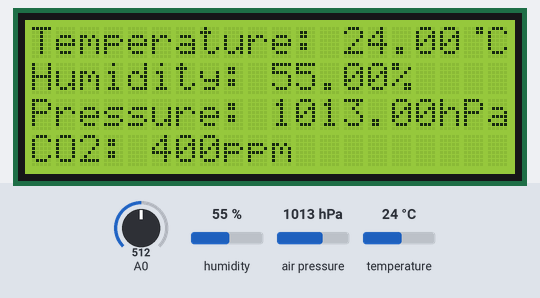
The sketch below on a simulated Arduino Uno, built with avr-gcc and run on an emulated ATmega328P. On the bench: 20×4 character LCD. The test bench sets the inputs (shaded band); at power-on: humidity 55 %, air pressure 1013 hPa, A0 = 512, temperature 24 °C.

Above: at 6.7 s.
6.8 s: humidity set to 22 %
At 19.2 s:
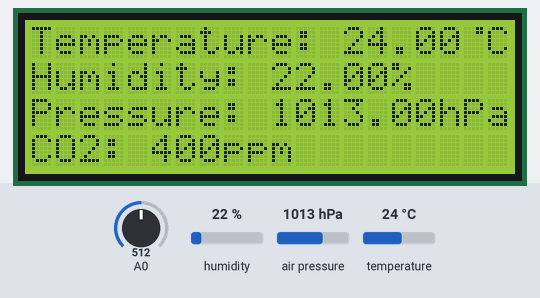
19.7 s: air pressure set to 952 hPa
At 31.5 s:
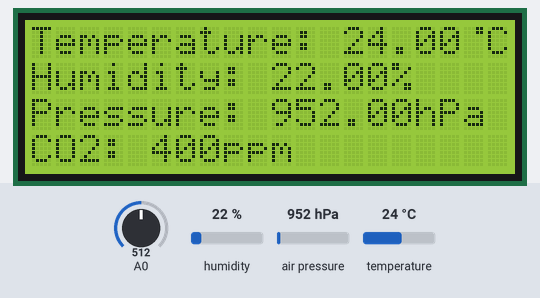
31.8 s: A0 set to 716
At 43.6 s:
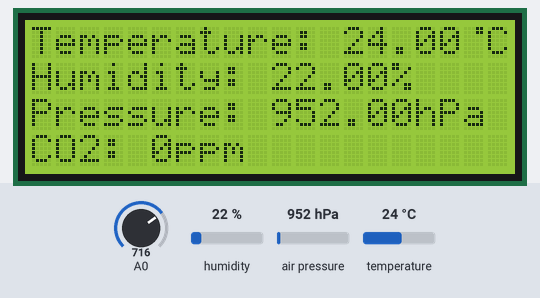
43.9 s: temperature set to 12 °C
At 55.7 s:
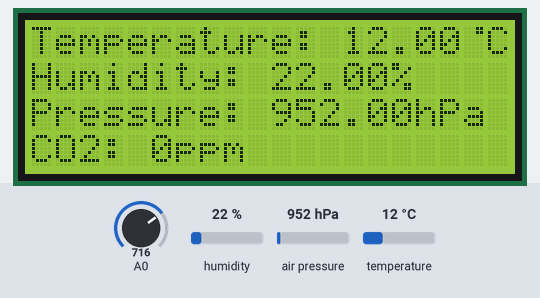
56.0 s: air pressure set to 975 hPa
At 66.9 s:
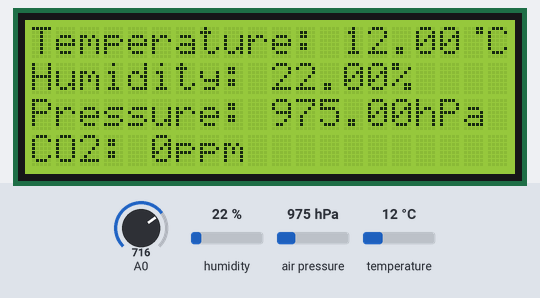
68.1 s: A0 set to 992
At 79.2 s:
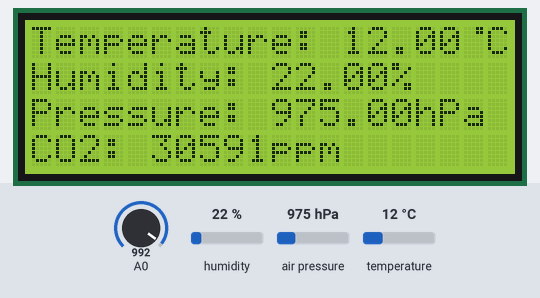
Timing chart, 0 to 80.7 s (numbered marks = the images above; inputs shaded):
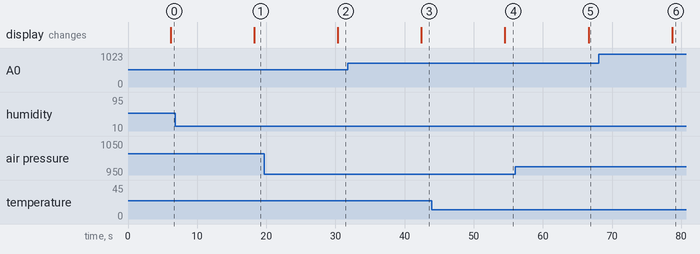

Measured:
- after the input at 6.8 s, the display: changes after 11.5 s (image 1)
- after the input at 19.7 s, the display: changes after 10.7 s (image 2)
- after the input at 31.8 s, the display: changes after 10.6 s (image 3)
- after the input at 43.9 s, the display: changes after 10.6 s (image 4)
- after the input at 56.0 s, the display: changes after 10.6 s (image 5)
- after the input at 68.1 s, the display: changes after 10.6 s (image 6)

The sketch:

WetterStation.ino
```cpp
#include <LiquidCrystal_I2C.h>
#include <Adafruit_BMP085.h>
#include <Wire.h>
#include <DHT.h>
#include "CO2Sensor.h"
#define DHTPIN 2          // Hier die Pin Nummer eintragen wo der Sensor angeschlossen ist
#define DHTTYPE DHT22

// You will need to create an SFE_BMP180 object, here called "pressure":

Adafruit_BMP085 pressure;
CO2Sensor co2Sensor(A0, 0.99, 100);
#define ALTITUDE 1655.0 // Altitude of SparkFun's HQ in Boulder, CO. in meters
DHT dht(DHTPIN, DHTTYPE);
LiquidCrystal_I2C lcd(0x27,20,4);

byte customChar[] = {
  B00011,
  B00011,
  B00000,
  B00000,
  B00000,
  B00000,
  B00000,
  B00000
};

void setup()
{

  lcd.begin();
  lcd.backlight();
  lcd.createChar(0, customChar);
  co2Sensor.calibrate();
  dht.begin();
  co2Sensor.calibrate();
  Serial.begin(9600);
  if (!pressure.begin()) {
	Serial.println("Could not find a valid BMP085 sensor, check wiring!");
	while (1) {}
  }

}


void loop()
{

  char status;
  double T, P, p0, a;
  int co2 = co2Sensor.read();
  float t = dht.readTemperature();
  lcd.clear();
  lcd.setCursor(0, 0);
  lcd.print("Temperature: ");
  lcd.print(t);
  lcd.write(byte(0));
  lcd.print("C");

  float h = dht.readHumidity();
  lcd.setCursor(0, 1);
  lcd.print("Humidity: ");
  lcd.print(h);
  lcd.print("%");


  lcd.setCursor(0, 2);
  lcd.print("Pressure: ");
  lcd.print((float)pressure.readPressure()/100);
  lcd.print("hPa");

  lcd.setCursor(0, 3);
  lcd.print("CO2: ");
  lcd.print(co2);
  lcd.print("ppm");

    delay(10000);  // Pause for 10 seconds.

  }
```
